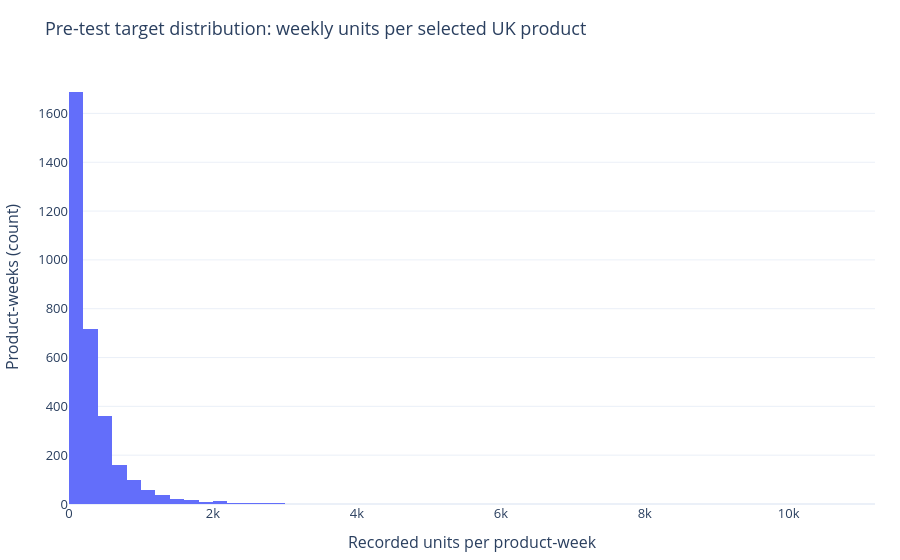
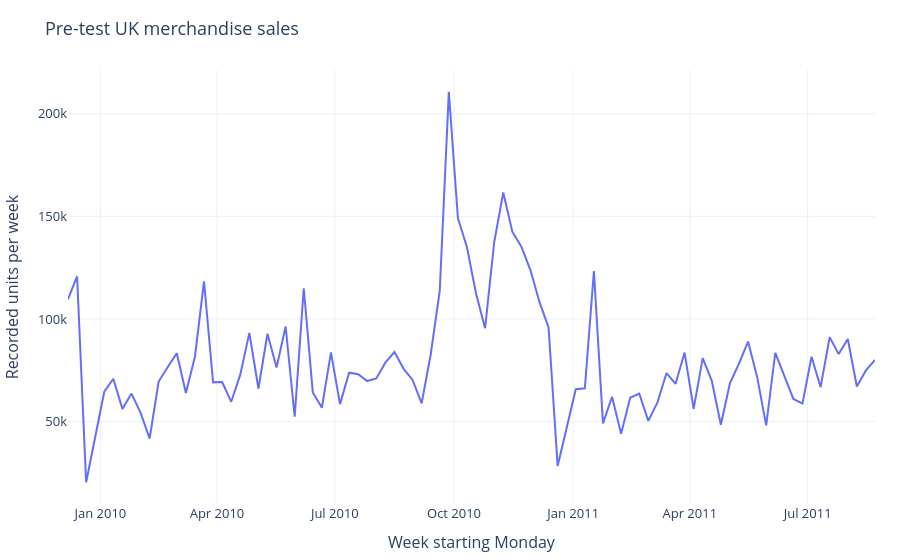
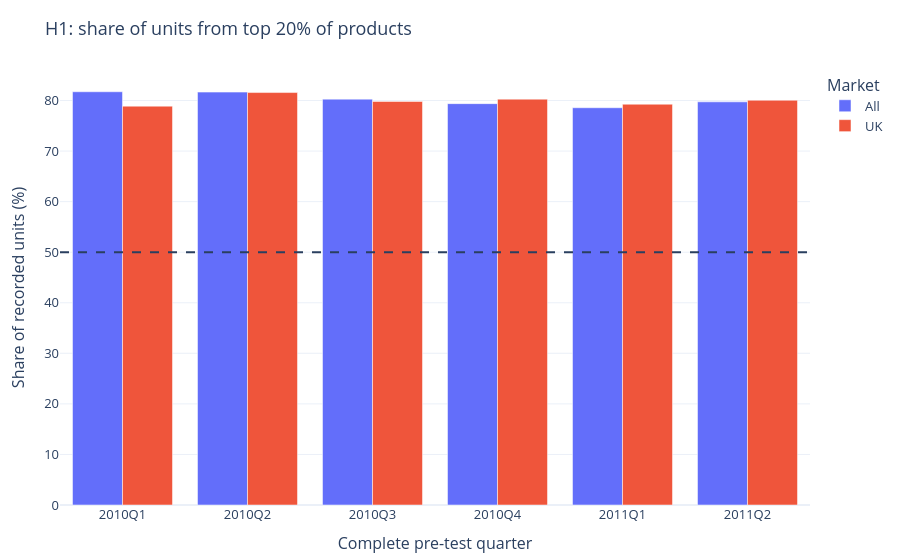
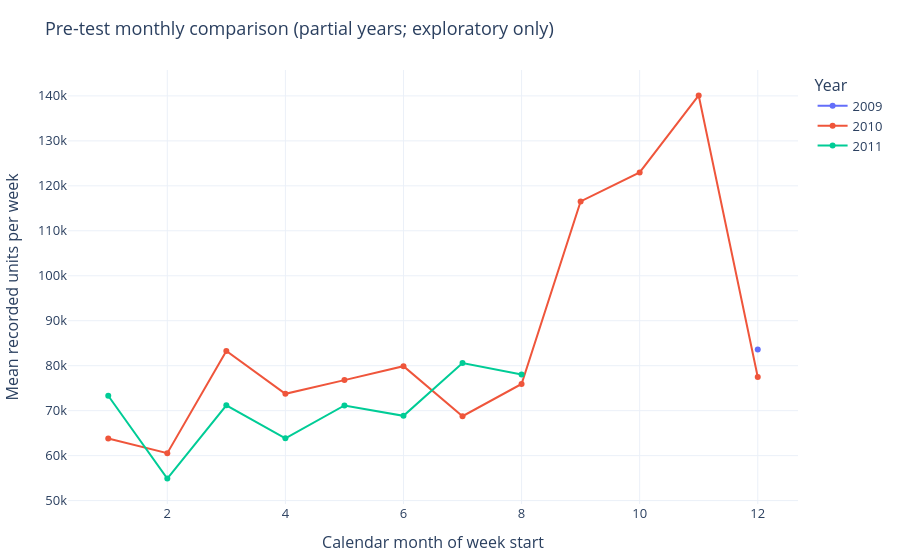

The code cell stored with these charts, in order, in its notebook:
### Markdown cell above
## 3. What the exploration showed

The four charts use pre-test information only: the target distribution, weekly UK totals, product concentration and calendar behaviour. Zero weeks are retained for the fixed known cohort, including possible discontinued products. A zero means no recorded eligible sale, not proof of product availability.

H1 uses full calendar quarters observed before test, with both all-market and UK-only shares. H2 needs November 2011, which overlaps the sealed test; its final descriptive check is deferred until section 8, after models are frozen. H3 is also resolved there. These are descriptive checks rather than causal or significance claims.

### Code cell
development = model_data[model_data.week_start<test_start]
show(px.histogram(development,x='units',nbins=60,title='Pre-test target distribution: weekly units per selected UK product',
                  labels={'units':'Recorded units per product-week'}).update_yaxes(title='Product-weeks (count)'), 'target-distribution')
total_pre = uk[uk.week_start<test_start].groupby('week_start',as_index=False).units.sum()
show(px.line(total_pre,x='week_start',y='units',title='Pre-test UK merchandise sales',labels={'week_start':'Week starting Monday','units':'Recorded units per week'}),'weekly-trend')
quarter_rows=[]
for market in ['All','UK']:
    z=weekly[(weekly.week_start<test_start)&(weekly.market.eq('UK') if market=='UK' else True)].copy()
    z['quarter']=(z.week_start+pd.Timedelta(days=3)).dt.to_period('Q')
    for q,g in z.groupby('quarter'):
        # Only quarters fully covered by complete weekly observations, using Thursday attribution.
        if q.start_time < weeks.min() or q.end_time.normalize()+pd.Timedelta(days=7)>=test_start: continue
        volume=g.groupby('StockCode').units.sum().sort_values(ascending=False)
        top_count=int(np.ceil(.2*len(volume)))
        quarter_rows.append({'market':market,'quarter':str(q),'top20_share_pct':100*volume.head(top_count).sum()/volume.sum(),'sku_count':len(volume)})
h1=pd.DataFrame(quarter_rows)
display(h1)
show(px.bar(h1,x='quarter',y='top20_share_pct',color='market',barmode='group',title='H1: share of units from top 20% of products',
            labels={'quarter':'Complete pre-test quarter','top20_share_pct':'Share of recorded units (%)','market':'Market'}).add_hline(y=50,line_dash='dash'),'concentration')
season=total_pre.copy();season['month']=season.week_start.dt.month;season['year']=season.week_start.dt.year.astype(str)
season=season.groupby(['year','month'],as_index=False).units.mean()
show(px.line(season,x='month',y='units',color='year',markers=True,title='Pre-test monthly comparison (partial years; exploratory only)',
             labels={'month':'Calendar month of week start','units':'Mean recorded units per week','year':'Year'}),'seasonality')
h1_status='supported' if h1.top20_share_pct.gt(50).all() else 'refuted'
hypotheses=pd.DataFrame([
 {'Hypothesis':'H1: top 20% contribute >50%','Status':h1_status,'Evidence':f'Pre-test quarter shares: {h1.top20_share_pct.min():.1f}%–{h1.top20_share_pct.max():.1f}%; both markets'},
 {'Hypothesis':'H2: November ratio >1.10 in both years','Status':'not testable yet','Evidence':'November 2011 belongs to final holdout; no two-year claim made'},
 {'Hypothesis':'H3: WAPE falls at least 5% vs previous week','Status':'not testable yet','Evidence':'Final evaluation deferred to section 8'}])
display(hypotheses)

### Figure 1 — Plotly figure (JSON) as saved in the notebook; plotly's stock layout.template omitted (floating-point values rounded to 4 significant figures; data arrays with more than 128 entries replaced by an {"elided": "..."} marker saying what was removed)
{"data": [{"bingroup": "x", "hovertemplate": "Recorded units per product-week=%{x}<br>count=%{y}<extra></extra>", "legendgroup": "", "marker": {"color": "#636efa", "pattern": {"shape": ""}}, "name": "", "nbinsx": 60, "orientation": "v", "showlegend": false, "type": "histogram", "x": {"elided": "3200 int values"}, "xaxis": "x", "yaxis": "y"}], "layout": {"barmode": "relative", "font": {"size": 13}, "legend": {"tracegroupgap": 0}, "margin": {"b": 55, "l": 60, "r": 25, "t": 70}, "title": {"text": "Pre-test target distribution: weekly units per selected UK product"}, "xaxis": {"anchor": "y", "domain": [0.0, 1.0], "title": {"text": "Recorded units per product-week"}}, "yaxis": {"anchor": "x", "domain": [0.0, 1.0], "title": {"text": "Product-weeks (count)"}}}}

### Figure 2 — Plotly figure (JSON) as saved in the notebook; plotly's stock layout.template omitted (floating-point values rounded to 4 significant figures)
{"data": [{"hovertemplate": "Week starting Monday=%{x}<br>Recorded units per week=%{y}<extra></extra>", "legendgroup": "", "line": {"color": "#636efa", "dash": "solid"}, "marker": {"symbol": "circle"}, "mode": "lines", "name": "", "orientation": "v", "showlegend": false, "type": "scatter", "x": ["2009-12-07T00:00:00.000000", "2009-12-14T00:00:00.000000", "2009-12-21T00:00:00.000000", "2010-01-04T00:00:00.000000", "2010-01-11T00:00:00.000000", "2010-01-18T00:00:00.000000", "2010-01-25T00:00:00.000000", "2010-02-01T00:00:00.000000", "2010-02-08T00:00:00.000000", "2010-02-15T00:00:00.000000", "2010-02-22T00:00:00.000000", "2010-03-01T00:00:00.000000", "2010-03-08T00:00:00.000000", "2010-03-15T00:00:00.000000", "2010-03-22T00:00:00.000000", "2010-03-29T00:00:00.000000", "2010-04-05T00:00:00.000000", "2010-04-12T00:00:00.000000", "2010-04-19T00:00:00.000000", "2010-04-26T00:00:00.000000", "2010-05-03T00:00:00.000000", "2010-05-10T00:00:00.000000", "2010-05-17T00:00:00.000000", "2010-05-24T00:00:00.000000", "2010-05-31T00:00:00.000000", "2010-06-07T00:00:00.000000", "2010-06-14T00:00:00.000000", "2010-06-21T00:00:00.000000", "2010-06-28T00:00:00.000000", "2010-07-05T00:00:00.000000", "2010-07-12T00:00:00.000000", "2010-07-19T00:00:00.000000", "2010-07-26T00:00:00.000000", "2010-08-02T00:00:00.000000", "2010-08-09T00:00:00.000000", "2010-08-16T00:00:00.000000", "2010-08-23T00:00:00.000000", "2010-08-30T00:00:00.000000", "2010-09-06T00:00:00.000000", "2010-09-13T00:00:00.000000", "2010-09-20T00:00:00.000000", "2010-09-27T00:00:00.000000", "2010-10-04T00:00:00.000000", "2010-10-11T00:00:00.000000", "2010-10-18T00:00:00.000000", "2010-10-25T00:00:00.000000", "2010-11-01T00:00:00.000000", "2010-11-08T00:00:00.000000", "2010-11-15T00:00:00.000000", "2010-11-22T00:00:00.000000", "2010-11-29T00:00:00.000000", "2010-12-06T00:00:00.000000", "2010-12-13T00:00:00.000000", "2010-12-20T00:00:00.000000", "2011-01-03T00:00:00.000000", "2011-01-10T00:00:00.000000", "2011-01-17T00:00:00.000000", "2011-01-24T00:00:00.000000", "2011-01-31T00:00:00.000000", "2011-02-07T00:00:00.000000", "2011-02-14T00:00:00.000000", "2011-02-21T00:00:00.000000", "2011-02-28T00:00:00.000000", "2011-03-07T00:00:00.000000", "2011-03-14T00:00:00.000000", "2011-03-21T00:00:00.000000", "2011-03-28T00:00:00.000000", "2011-04-04T00:00:00.000000", "2011-04-11T00:00:00.000000", "2011-04-18T00:00:00.000000", "2011-04-25T00:00:00.000000", "2011-05-02T00:00:00.000000", "2011-05-09T00:00:00.000000", "2011-05-16T00:00:00.000000", "2011-05-23T00:00:00.000000", "2011-05-30T00:00:00.000000", "2011-06-06T00:00:00.000000", "2011-06-13T00:00:00.000000", "2011-06-20T00:00:00.000000", "2011-06-27T00:00:00.000000", "2011-07-04T00:00:00.000000", "2011-07-11T00:00:00.000000", "2011-07-18T00:00:00.000000", "2011-07-25T00:00:00.000000", "2011-08-01T00:00:00.000000", "2011-08-08T00:00:00.000000", "2011-08-15T00:00:00.000000", "2011-08-22T00:00:00.000000"], "xaxis": "x", "y": [109627, 120782, 20407, 64568, 70846, 56171, 63632, 54328, 41736, 69495, 76586, 83329, 63925, 81611, 118372, 69106, 69269, 59635, 72856, 93237, 66124, 92778, 76368, 96327, 52380, 114954, 64194, 56736, 83702, 58492, 73826, 73029, 69736, 71033, 78724, 83863, 75819, 70279, 58919, 82686, 113748, 210745, 149178, 134911, 112382, 95481, 137265, 161635, 142517, 135228, 123844, 108178, 95873, 28364, 65748, 66205, 123388, 49095, 62101, 44040, 61593, 63639, 50340, 59224, 73580, 68351, 83640, 56226, 80901, 69854, 48449, 68628, 78237, 89011, 71786, 48114, 83440, 72180, 61043, 58753, 81606, 66757, 91077, 82880, 90236, 67063, 74932, 79998], "yaxis": "y"}], "layout": {"font": {"size": 13}, "legend": {"tracegroupgap": 0}, "margin": {"b": 55, "l": 60, "r": 25, "t": 70}, "title": {"text": "Pre-test UK merchandise sales"}, "xaxis": {"anchor": "y", "domain": [0.0, 1.0], "title": {"text": "Week starting Monday"}}, "yaxis": {"anchor": "x", "domain": [0.0, 1.0], "title": {"text": "Recorded units per week"}}}}

### Figure 3 — Plotly figure (JSON) as saved in the notebook; plotly's stock layout.template omitted (floating-point values rounded to 4 significant figures)
{"data": [{"alignmentgroup": "True", "hovertemplate": "Market=All<br>Complete pre-test quarter=%{x}<br>Share of recorded units (%)=%{y}<extra></extra>", "legendgroup": "All", "marker": {"color": "#636efa", "pattern": {"shape": ""}}, "name": "All", "offsetgroup": "All", "orientation": "v", "showlegend": true, "textposition": "auto", "type": "bar", "x": ["2010Q1", "2010Q2", "2010Q3", "2010Q4", "2011Q1", "2011Q2"], "xaxis": "x", "y": [81.73, 81.66, 80.27, 79.38, 78.57, 79.74], "yaxis": "y"}, {"alignmentgroup": "True", "hovertemplate": "Market=UK<br>Complete pre-test quarter=%{x}<br>Share of recorded units (%)=%{y}<extra></extra>", "legendgroup": "UK", "marker": {"color": "#EF553B", "pattern": {"shape": ""}}, "name": "UK", "offsetgroup": "UK", "orientation": "v", "showlegend": true, "textposition": "auto", "type": "bar", "x": ["2010Q1", "2010Q2", "2010Q3", "2010Q4", "2011Q1", "2011Q2"], "xaxis": "x", "y": [78.88, 81.57, 79.81, 80.27, 79.27, 80.05], "yaxis": "y"}], "layout": {"barmode": "group", "font": {"size": 13}, "legend": {"title": {"text": "Market"}, "tracegroupgap": 0}, "margin": {"b": 55, "l": 60, "r": 25, "t": 70}, "shapes": [{"line": {"dash": "dash"}, "type": "line", "x0": 0, "x1": 1, "xref": "x domain", "y0": 50, "y1": 50, "yref": "y"}], "title": {"text": "H1: share of units from top 20% of products"}, "xaxis": {"anchor": "y", "domain": [0.0, 1.0], "title": {"text": "Complete pre-test quarter"}}, "yaxis": {"anchor": "x", "domain": [0.0, 1.0], "title": {"text": "Share of recorded units (%)"}}}}

### Figure 4 — Plotly figure (JSON) as saved in the notebook; plotly's stock layout.template omitted (floating-point values rounded to 4 significant figures)
{"data": [{"hovertemplate": "Year=2009<br>Calendar month of week start=%{x}<br>Mean recorded units per week=%{y}<extra></extra>", "legendgroup": "2009", "line": {"color": "#636efa", "dash": "solid"}, "marker": {"symbol": "circle"}, "mode": "lines+markers", "name": "2009", "orientation": "v", "showlegend": true, "type": "scatter", "x": [12], "xaxis": "x", "y": [83610.0], "yaxis": "y"}, {"hovertemplate": "Year=2010<br>Calendar month of week start=%{x}<br>Mean recorded units per week=%{y}<extra></extra>", "legendgroup": "2010", "line": {"color": "#EF553B", "dash": "solid"}, "marker": {"symbol": "circle"}, "mode": "lines+markers", "name": "2010", "orientation": "v", "showlegend": true, "type": "scatter", "x": [1, 2, 3, 4, 5, 6, 7, 8, 9, 10, 11, 12], "xaxis": "x", "y": [63800.0, 60540.0, 83270.0, 73750.0, 76800.0, 79900.0, 68770.0, 75940.0, 116500.0, 123000.0, 140100.0, 77470.0], "yaxis": "y"}, {"hovertemplate": "Year=2011<br>Calendar month of week start=%{x}<br>Mean recorded units per week=%{y}<extra></extra>", "legendgroup": "2011", "line": {"color": "#00cc96", "dash": "solid"}, "marker": {"symbol": "circle"}, "mode": "lines+markers", "name": "2011", "orientation": "v", "showlegend": true, "type": "scatter", "x": [1, 2, 3, 4, 5, 6, 7, 8], "xaxis": "x", "y": [73310.0, 54900.0, 71200.0, 63860.0, 71160.0, 68850.0, 80580.0, 78060.0], "yaxis": "y"}], "layout": {"font": {"size": 13}, "legend": {"title": {"text": "Year"}, "tracegroupgap": 0}, "margin": {"b": 55, "l": 60, "r": 25, "t": 70}, "title": {"text": "Pre-test monthly comparison (partial years; exploratory only)"}, "xaxis": {"anchor": "y", "domain": [0.0, 1.0], "title": {"text": "Calendar month of week start"}}, "yaxis": {"anchor": "x", "domain": [0.0, 1.0], "title": {"text": "Mean recorded units per week"}}}}
